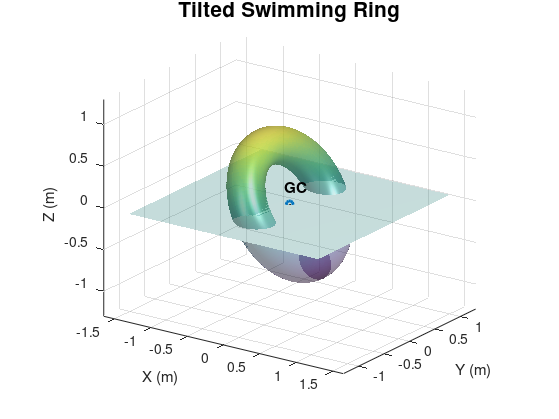

This figure's MATLAB source:
clear; clc; close all;

% ---------- Parameters ----------
R = 0.70;          % major radius of torus
r = 0.22;          % tube radius
tilt_deg = 60;     % tilt angle
tilt = deg2rad(tilt_deg);

% ---------- Torus ----------
u = linspace(0, 2*pi, 120);
v = linspace(0, 2*pi, 60);
[U, V] = meshgrid(u, v);

X = (R + r*cos(V)) .* cos(U);
Y = (R + r*cos(V)) .* sin(U);
Z = r * sin(V);

% Rotate torus about y-axis
Xr = X*cos(tilt) + Z*sin(tilt);
Yr = Y;
Zr = -X*sin(tilt) + Z*cos(tilt);

% ---------- Water Surface ----------
[xw, yw] = meshgrid(linspace(-1.3,1.3,2), linspace(-1.3,1.3,2));
zw = zeros(size(xw));

% ---------- Key Points ----------
G = [0, 0, 0];      % center of gravity
B = [0.15, 0, -0.4];  % center of buoyancy

% ---------- Plot ----------
figure('Color','w');
hold on;

% Water plane
surf(xw, yw, zw, ...
    'FaceAlpha', 0.25, ...
    'EdgeColor', 'none');

% Swimming ring
surf(Xr, Yr, Zr, ...
    'EdgeColor', 'none', ...
    'FaceAlpha', 0.5);

% Points
plot3(G(1), G(2), G(3), 'o', 'MarkerSize', 5, 'LineWidth', 2);
plot3(B(1), B(2), B(3), 'o', 'MarkerSize', 5, 'LineWidth', 2);

% Dashed line between G and B
plot3([G(1), B(1)], [G(2), B(2)], [G(3), B(3)], ...
    'k--', 'LineWidth', 1.5);

% Labels - separated positions
text(G(1)-0.05,...
     G(2)-0.03,...
     G(3)+0.21,...
     'GC',...
     'FontSize',11,...
     'FontWeight','bold');

text(B(1)+0.06,...
     B(2)+0.05,...
     B(3)-0.05,...
     'BC',...
     'FontSize',11,...
     'FontWeight','bold');

% ---------- Appearance ----------
title('Tilted Swimming Ring','FontSize', 15, 'FontWeight', 'bold');

xlabel('X (m)');
ylabel('Y (m)');
zlabel('Z (m)');

axis equal;
grid on;
view(35, 20);
camlight;
lighting gouraud;

% Save high-resolution image
set(gcf, 'PaperPositionMode', 'auto');
print(gcf, 'tilted_swimming_ring_stability.png', '-dpng', '-r300');
